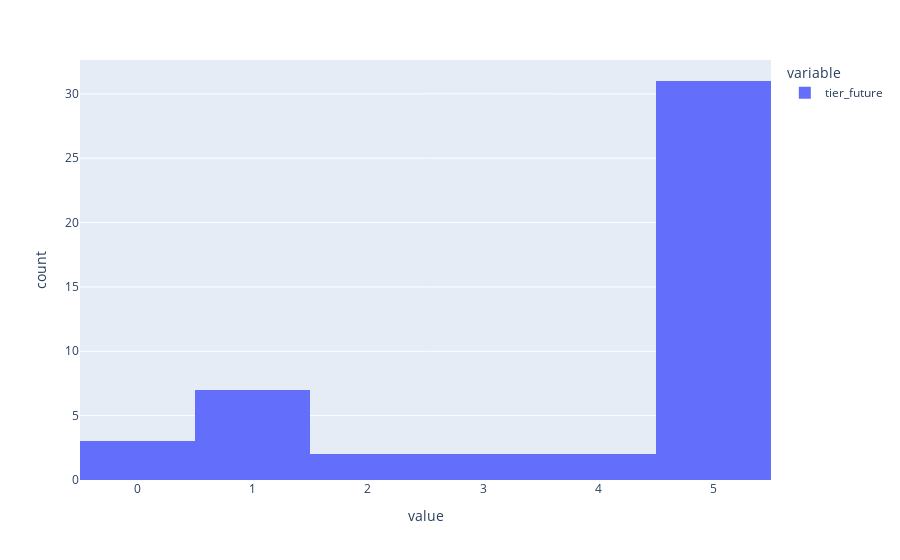

The notebook cell saved with this chart:
### Code cell
px.histogram(y_val, nbins=8)

### Figure 1 — Plotly figure (JSON) as saved in the notebook; plotly's stock layout.template omitted (floating-point values rounded to 4 significant figures)
{"data": [{"alignmentgroup": "True", "bingroup": "x", "hovertemplate": "variable=tier_future<br>value=%{x}<br>count=%{y}<extra></extra>", "legendgroup": "tier_future", "marker": {"color": "#636efa", "pattern": {"shape": ""}}, "name": "tier_future", "nbinsx": 8, "offsetgroup": "tier_future", "orientation": "v", "showlegend": true, "type": "histogram", "x": [5, 5, 5, 1, 5, 2, 5, 5, 1, 5, 5, 5, 5, 5, 5, 2, 0, 5, 1, 1, 5, 5, 5, 5, 5, 5, 5, 5, 0, 1, 5, 5, 5, 3, 4, 5, 0, 1, 5, 5, 5, 4, 3, 5, 5, 1, 5], "xaxis": "x", "yaxis": "y"}], "layout": {"barmode": "relative", "legend": {"title": {"text": "variable"}, "tracegroupgap": 0}, "margin": {"t": 60}, "xaxis": {"anchor": "y", "domain": [0, 1], "title": {"text": "value"}}, "yaxis": {"anchor": "x", "domain": [0, 1], "title": {"text": "count"}}}}
